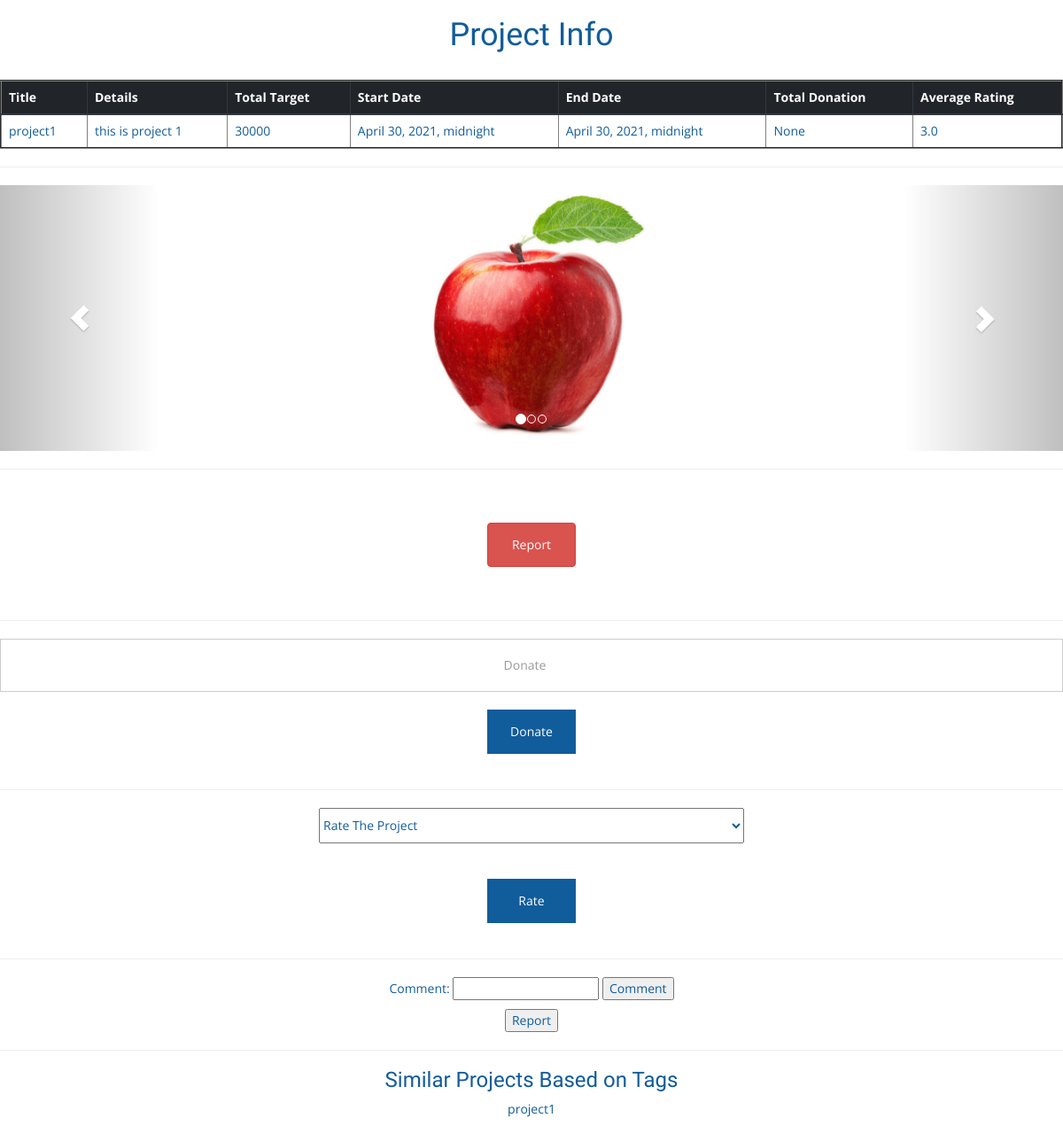
Screenshot of /project/view/1 (signed in) with the database file from the repository.
### projects/models/project.py (models this page shows)
class Project(models.Model):
    user=models.ForeignKey(Users,on_delete=models.CASCADE)
    title=models.CharField(max_length=70)
    details=models.CharField(max_length=250)
    category=models.ForeignKey('Category',on_delete=models.CASCADE)
    total_target=models.IntegerField()
    start_date=models.DateTimeField()
    end_date=models.DateTimeField()
    report = models.IntegerField(default=0)
    admin = models.BooleanField(default=False)
    def __str__(self):
        return self.title

class Project_Comment(models.Model):
    project = models.ForeignKey(Project, on_delete=models.CASCADE)
    user = models.ForeignKey(Users, on_delete=models.CASCADE)
    comment = models.CharField(max_length=300)
    report = models.IntegerField(default=0)

### projects/models/picture.py (models this page shows)
class Picture(models.Model):
    photo = models.ImageField(upload_to='projects/static/img/projects/', null=True)
    project=models.ForeignKey('Project',on_delete=models.CASCADE)

### projects/views/project.py (the view)
# urls.py: path('project/view/<project_id>', project.viewProject, name="project_view"),
@login_required(login_url='/login')
def viewProject(request , project_id):
    project=Project.objects.get(id=project_id)
    images=Picture.objects.filter(project_id=project_id)
    user_id = request.user.id
    total_donation=Project_Donation.objects.filter(project_id=project_id).aggregate(Sum('donationNumber'))
    target_donation=Project.objects.get(id=project_id).total_target * .25
    average_rating = Project_Rate.objects.filter(project_id=project_id).aggregate(Avg('rate'))
    comments = Project_Comment.objects.filter(project_id=project_id)
    project = Project.objects.get(id=project_id)
    projects_tags = project.tag_set.all()
    all_projects_tags=[]
    all_projects_tags_new=[]
    for i in projects_tags:
        search_tag = Tag.objects.get(id=i.id)
        search_projects_tag = search_tag.projects.all()
        all_projects_tags.append(search_projects_tag)
    for l in all_projects_tags:
        all_projects_tags_new += l
    projects_tags_project=set(all_projects_tags_new)
    return render(request,'projects/project/viewProject.html',
                  {"project": project, "images": images, "user_id": user_id,
                   "total_donation": total_donation, "target_donation": target_donation,
                   "average_rating": average_rating, "comments": comments  , "projects_tags_project":projects_tags_project})

### projects/templates/projects/project/viewProject.html (shortened to what this page needs)
<!DOCTYPE html>
<html lang="en">
<head>
    {% load static %}
    <link rel="stylesheet" href="https://stackpath.bootstrapcdn.com/bootstrap/4.1.3/css/bootstrap.min.css">
    <link rel="stylesheet" href="{% static 'projects/css/bootstrap.min.css' %}">
    <link rel="stylesheet" href="{% static 'projects/css/font-awesome.min.css' %}">
    <link rel="stylesheet" href="{% static 'projects/css/owl.carousel.css' %}">
    <link rel="stylesheet" href="{% static 'projects/css/style.css' %}">
</head>
<body>
<h1 class="text-center">Project Info</h1>
<br>
<table border="2" class="table">
    <thead class="thead-dark">
    <tr>
        <th>Title</th>
        <th>Details</th>
        <th>Total Target</th>
        <th>Start Date</th>
        <th>End Date</th>
        <th>Total Donation</th>
        <th>Average Rating</th>
    </tr>
    </thead>
    <tr>
        <td>{{ project.title }}</td>
        <td>{{ project.details }}</td>
        <td>{{ project.total_target }}</td>
        <td>{{ project.start_date }}</td>
        <td>{{ project.end_date }}</td>
        <td>{{ total_donation.donationNumber__sum }}</td>
        <td>{{ average_rating.rate__avg }}</td>
    </tr>
</table>
<hr>
<div id="myCarousel" class="carousel slide" data-ride="carousel">
    <ol class="carousel-indicators">
        <li data-target="#myCarousel" data-slide-to="0" class="active"></li>
        <li data-target="#myCarousel" data-slide-to="1"></li>
        <li data-target="#myCarousel" data-slide-to="2"></li>
    </ol>
    <div class="carousel-inner">
        {% for img in images %}
        <div class="item {% if forloop.first %}active{% endif %}" style="height:300px">
            <img src="{{ img.photo.url }}" width="300" height="300"  style="margin:auto">
        </div>
        {% endfor %}
    </div>
    <a class="left carousel-control" href="#myCarousel" data-slide="prev">
        <span class="glyphicon glyphicon-chevron-left"></span>
    </a>
    <a class="right carousel-control" href="#myCarousel" data-slide="next">
        <span class="glyphicon glyphicon-chevron-right"></span>
    </a>
</div>
<hr>
<br><br>
<form action="{% url 'project_report' user_id project.id %}" method="POST" enctype="multipart/form-data">
    <div class="text-center">
        <input type="submit" value="Report" class="btn btn-danger" style="height:50px; width:100px"/>
    </div>
</form>
<br><br>
<hr>
<form action="{% url 'project_donate' project.id user_id %}" method="POST" enctype="multipart/form-data">
    <input type="number" name="donation" id="" class="form-control text-center" placeholder="Donate" style="height:60px">
           <br>
        <div class="text-center">
            <input type="submit" value="Donate" class="btn btn-primary" style="height:50px; width:100px"/>
        </div>
</form>
<br>
<hr>
<form action="{% url 'project_rate' project.id user_id %}" method="POST" enctype="multipart/form-data">
    <div class="text-center">
        <select name="rate" style="width:40%; height:40px" required>
        <option value="" disabled selected>Rate The Project</option>
    </select>
    </div>
    <br><br>
 <div class="text-center">
            <input type="submit" value="Rate" class="btn btn-primary" style="height:50px; width:100px"/>
        </div>
</form>
<br>
<hr>
<div class="text-center">
<form action="{% url 'project_comment' project.id user_id %}" method="POST" enctype="multipart/form-data">
    Comment:
    <input type="text" name="comment">
    <input type="submit" value="Comment"/>
</form>
{% for comment in comments %}
<form action="{% url 'comment_report' user_id comment.id %}" method="POST" enctype="multipart/form-data">
    <input type="submit" value="Report"/>
</form>
{% endfor %}
</div>
<hr>
<h3 class="text-center">Similar Projects Based on Tags</h3>
<div class="similarProject text-center">
    {% for project in projects_tags_project %}
    {% if forloop.counter < 5 %}
    <a href="{% url 'project_view' project.id %}">{{project}}</a> <br>
    {% endif %}
    {% endfor %}
</div>
<br><br>
<br><br>
<br><br>
<br><br>
<br><br>
</body>
</html>

### projects/static/projects/css/style.css (style rules this page uses)
body { font-family: "Open sans", sans-serif; color: #115c9b; }
h1, h2, h3, h4 { font-family: "Dosis", sans-serif; }
a { color: inherit; }
.btn-primary { background: #115c9b; border: none; border-radius: 0; padding: 10px 25px; border: 1px solid transparent; -moz-transition: all, 0.3s; -o-transition: all, 0.3s; -webkit-transition: all, 0.3s; transition: all, 0.3s; }
.form-control { border-radius: 0; box-shadow: none; }

### rows the page displays
Project: title "project1", details "this is project 1", total_target "30000", start_date "April 30, 2021, midnight", end_date "April 30, 2021, midnight"
Picture: photo (picture)

### other values shown
{{ total_donation.donationNumber__sum }} "None"
{{ average_rating.rate__avg }} "3.0"
